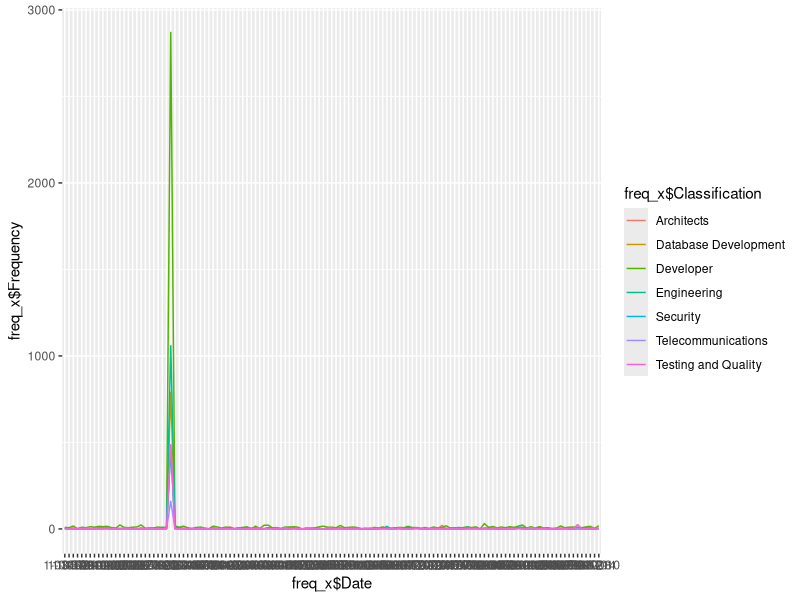

This figure's R source: (Note: this script raises an error after producing the figure.)
#make sure to load the appropriate packages 
library(tm) #this package is for text mining
library(wordcloud) #this package is specifically for word clouds
library(ggplot2)


#############The below code is needed to prepare both skills and job market analysis
#############

#### Make sure to have the 'twoThousandJobs.csv' file in your project directory. This is the source dataset that we import into the working environment using the below code
df_twoThousandJobs <- read.csv("twoThousandJobs.csv", stringsAsFactors=FALSE)

# clean the date column so that it can be represented as a DATE. This will enable R to interpret it for time relevant analysis
df_twoThousandJobs$Date <- sub("categorized-","",df_twoThousandJobs$Date)
df_twoThousandJobs$Date <- as.Date(df_twoThousandJobs$Date)

# Subsetting the Jobs by there classifications e.g. Developer, Business Analyst and Consultant
df_developerJobs <- subset(df_twoThousandJobs, df_twoThousandJobs$Classification == " Developer")
#df_businessAnalystJobs <- subset(df_twoThousandJobs, df_twoThousandJobs$Classification == " Business Analysts")
#df_consultantJobs <- subset(df_twoThousandJobs, df_twoThousandJobs$Classification == " Consultants")
df_architectsJobs <- subset(df_twoThousandJobs, df_twoThousandJobs$Classification == " Architects")
#df_administrationJobs <- subset(df_twoThousandJobs, df_twoThousandJobs$Classification == " Administration")
df_databaseJobs <- subset(df_twoThousandJobs, df_twoThousandJobs$Classification == " Database Development")
df_engineeringJobs <- subset(df_twoThousandJobs, df_twoThousandJobs$Classification == " Engineering")
#df_helpDeskJobs <- subset(df_twoThousandJobs, df_twoThousandJobs$Classification == " Help Desk and Support")
df_securityJobs <- subset(df_twoThousandJobs, df_twoThousandJobs$Classification == " Security")
#df_managementJobs <- subset(df_twoThousandJobs, df_twoThousandJobs$Classification == " Management")
df_telecomJobs <- subset(df_twoThousandJobs, df_twoThousandJobs$Classification == " Telecommunications")
df_testingJobs <- subset(df_twoThousandJobs, df_twoThousandJobs$Classification == " Testing and Quality")

#import time series specific dataset and clean it
df_timeSeriesJobs <- read.csv("timeSeriesJobs.csv", stringsAsFactors=FALSE)
df_timeSeriesJobs$Date <- as.Date(df_timeSeriesJobs$Date)
df_timeSeriesJobs$Classification <- as.factor(df_timeSeriesJobs$Classification)

#make frequency timeSeriesJobs data frame and then the timeSeriesJobs xts data type for plotting
freq_timeSeriesJobs <- df_timeSeriesJobs[,2:3]
freq_timeSeriesJobs$Date <- sub("........", "20", freq_timeSeriesJobs$Date)
freq_timeSeriesJobs <- data.frame(table(freq_timeSeriesJobs$Date, freq_timeSeriesJobs$Classification))
colnames(freq_timeSeriesJobs) <- c("Date", "Classification", "Frequency")

# Subsetting the Jobs by there classifications (e.g. Developer, Business Analyst and Consultant) for job freqency with dates data.frames
freq_developerJobs <- subset(freq_timeSeriesJobs, freq_timeSeriesJobs$Classification == "Developer")
freq_architectsJobs <- subset(freq_timeSeriesJobs, freq_timeSeriesJobs$Classification == "Architects")
freq_databaseJobs <- subset(freq_timeSeriesJobs, freq_timeSeriesJobs$Classification == "Database Development")
freq_engineeringJobs <- subset(freq_timeSeriesJobs, freq_timeSeriesJobs$Classification == "Engineering")
freq_securityJobs <- subset(freq_timeSeriesJobs, freq_timeSeriesJobs$Classification == "Security")
freq_telecomJobs <- subset(freq_timeSeriesJobs, freq_timeSeriesJobs$Classification == "Telecommunications")
freq_testingJobs <- subset(freq_timeSeriesJobs, freq_timeSeriesJobs$Classification == "Testing and Quality")




#################### Running the code below will generate a mad time series plot
freq_x <- freq_timeSeriesJobs
ggplot(data = freq_x, aes(x=freq_x$Date, y=freq_x$Frequency, group = freq_x$Classification)) + geom_line(aes(color=freq_x$Classification))




#############Running the below code tells us what skills relate to what jobs

#Make sure to change the dataframsource that you wish to perform the skills analysis on e.g. df_developerJobs for Developer Classification
df_source <- DataframeSource(df_testingJobs)
df_corpus <- VCorpus(df_source)
clean_corpus <- function(corpus) {
  corpus <- tm_map(corpus, content_transformer(tolower))
  corpus <- tm_map(corpus, removePunctuation)
  corpus <- tm_map(corpus, removeNumbers)
  corpus <- tm_map(corpus, stripWhitespace)
  corpus <- tm_map(corpus, removeWords, c(stopwords("en"), "job", "description", "descriptionduties",
                                          "australia",
                                          "australian",
                                          "including",
                                          "include",
                                          "branch",
                                          "applicants",
                                          "will",
                                          "with",
                                          "within",
                                          "must",
                                          "ensure",
                                          "department"))
  return(corpus)}
df_corpus <- clean_corpus(df_corpus)

#A Term Document matrix can be used for multiple text mining functions
tdm_JobandSkills <- TermDocumentMatrix(df_corpus)
m_JobandSkills <- as.matrix(tdm_JobandSkills)
term_freq_JobandSkills <- rowSums(m_JobandSkills)
term_freq_JobandSkills <- sort(term_freq_JobandSkills, decreasing = TRUE)
word_freq <- data.frame(term = names(term_freq_JobandSkills), num = term_freq_JobandSkills)

#lets make a pretty wordcloud for the Developer Classification
wordcloud(word_freq$term, word_freq$num, max.words = 100, colors = "red")






#####################The below code is for generating plot that displays most commonly occuring classification
########This shows us job markets in demand

#get only IT categories by binding all of the already subsetted classifications
df_ITIJobs <- rbind(
  #df_administrationJobs, 
  df_architectsJobs, 
  #df_businessAnalystJobs, 
  #df_consultantJobs, 
  df_databaseJobs, 
  df_developerJobs, 
  df_engineeringJobs, 
  #df_helpDeskJobs, 
  #df_managementJobs, 
  df_securityJobs, 
  df_telecomJobs, 
  df_testingJobs)

#change the appropriate characters into factors so that the "levels" can be represented
df_ITIJobs$Classification = as.factor(df_ITIJobs$Classification)
df_ITIJobs$Level = as.factor(df_ITIJobs$Level)
df_ITIJobs$JobType = as.factor(df_ITIJobs$JobType)

#plot out the most commonly occuring classifications
plot(df_ITIJobs$Classification)
